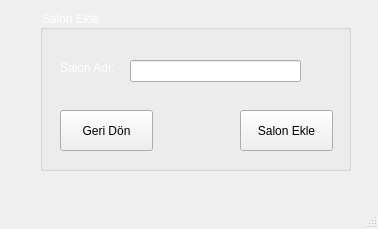
<?xml version="1.0" encoding="UTF-8"?>
<ui version="4.0">
 <class>SalonIslemleri</class>
 <widget class="QMainWindow" name="SalonIslemleri">
  <property name="geometry">
   <rect>
    <x>0</x>
    <y>0</y>
    <width>378</width>
    <height>229</height>
   </rect>
  </property>
  <property name="windowTitle">
   <string>Salon Ekle</string>
  </property>
  <property name="windowIcon">
   <iconset resource="anasayfa.qrc">
    <normaloff>:/icon/icon2.png</normaloff>:/icon/icon2.png</iconset>
  </property>
  <property name="styleSheet">
   <string notr="true">#centralwidget{border-image: url(:/arkaplan/arkaplan11.jpg);}
</string>
  </property>
  <widget class="QWidget" name="centralwidget">
   <widget class="QGroupBox" name="groupBox">
    <property name="geometry">
     <rect>
      <x>40</x>
      <y>10</y>
      <width>311</width>
      <height>161</height>
     </rect>
    </property>
    <property name="styleSheet">
     <string notr="true">color: rgb(255, 255, 255);</string>
    </property>
    <property name="title">
     <string>Salon Ekle</string>
    </property>
    <widget class="QLabel" name="label_1">
     <property name="geometry">
      <rect>
       <x>20</x>
       <y>50</y>
       <width>61</width>
       <height>16</height>
      </rect>
     </property>
     <property name="text">
      <string>Salon Adı:</string>
     </property>
    </widget>
    <widget class="QLineEdit" name="lineEdit_1">
     <property name="geometry">
      <rect>
       <x>90</x>
       <y>50</y>
       <width>171</width>
       <height>22</height>
      </rect>
     </property>
     <property name="styleSheet">
      <string notr="true">color: rgb(0, 0, 0);</string>
     </property>
    </widget>
    <widget class="QPushButton" name="pushButton_2">
     <property name="geometry">
      <rect>
       <x>20</x>
       <y>100</y>
       <width>93</width>
       <height>41</height>
      </rect>
     </property>
     <property name="styleSheet">
      <string notr="true">color: rgb(0, 0, 0);</string>
     </property>
     <property name="text">
      <string>Geri Dön</string>
     </property>
    </widget>
    <widget class="QPushButton" name="pushButton_3">
     <property name="geometry">
      <rect>
       <x>200</x>
       <y>100</y>
       <width>93</width>
       <height>41</height>
      </rect>
     </property>
     <property name="styleSheet">
      <string notr="true">color: rgb(0, 0, 0);</string>
     </property>
     <property name="text">
      <string>Salon Ekle</string>
     </property>
     <property name="iconSize">
      <size>
       <width>50</width>
       <height>50</height>
      </size>
     </property>
    </widget>
   </widget>
  </widget>
  <widget class="QMenuBar" name="menubar">
   <property name="geometry">
    <rect>
     <x>0</x>
     <y>0</y>
     <width>378</width>
     <height>26</height>
    </rect>
   </property>
  </widget>
  <widget class="QStatusBar" name="statusbar"/>
 </widget>
 <resources>
  <include location="anasayfa.qrc"/>
 </resources>
 <connections/>
</ui>
